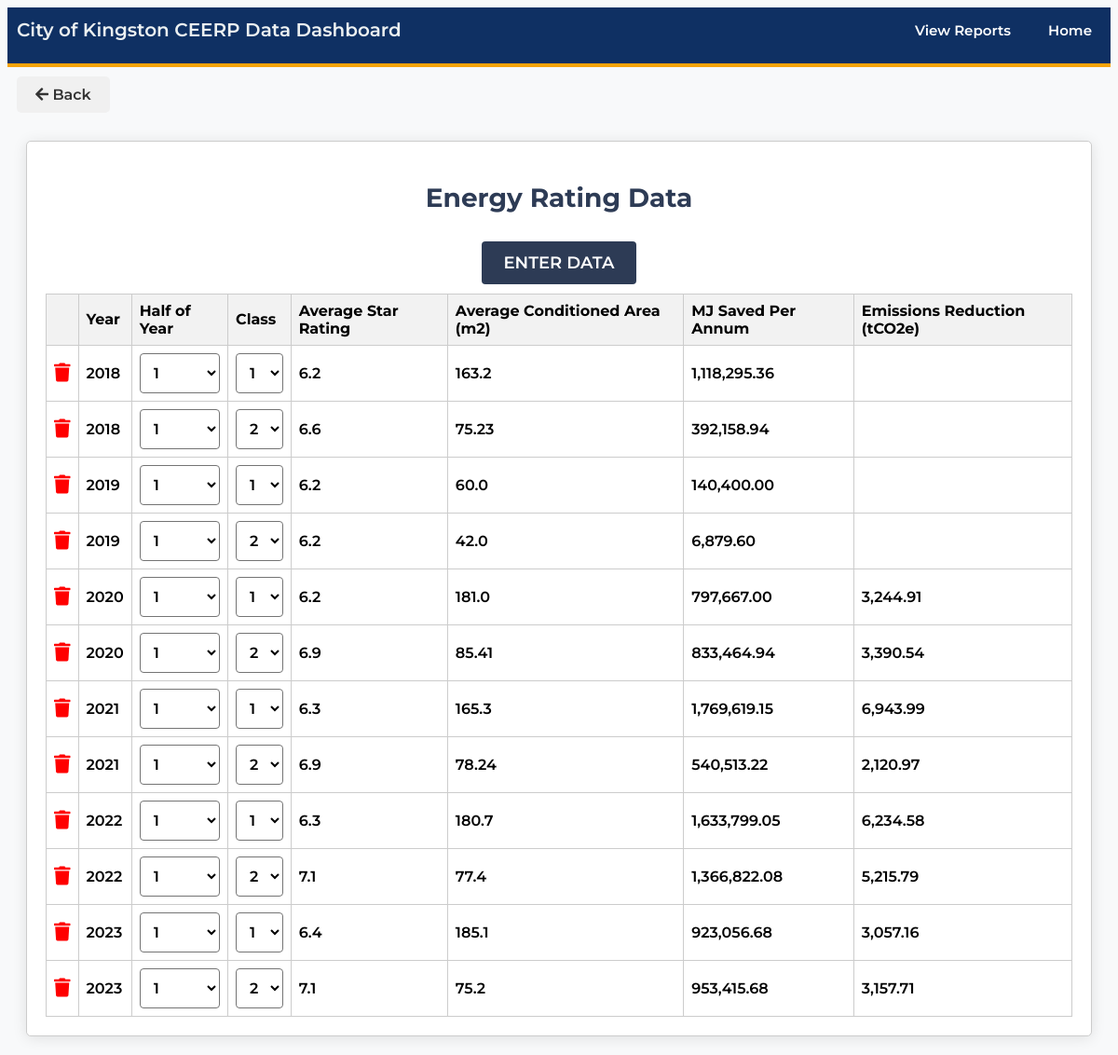
The page /view_energy_rating_data on the database its author committed.
### models.py (models this page shows)
class EnergyRatingData(db.Model):
    id = db.Column(db.Integer, primary_key=True)
    class_ = db.Column(db.Integer, nullable=False)  # Class 1 or 2
    year = db.Column(db.Integer, nullable=False)
    half_year = db.Column(db.Integer, nullable=False)  # 1 or 2
    star_rating = db.Column(db.Float, nullable=False)
    certificates_issued = db.Column(db.Integer, nullable=False)
    avg_conditioned_area = db.Column(db.Float, nullable=False)
    emission_factor_id = db.Column(db.Integer, db.ForeignKey('emission_factor.id'), nullable=True)
    emission_factor = db.relationship('EmissionFactor', back_populates='energy_rating_data')
    @property
    def mj_saved_per_annum(self):
        mj_reduction = STAR_RATING_MJ_SQ_M_REDUCTION.get(self.star_rating, 0)
        result = self.certificates_issued * self.avg_conditioned_area * mj_reduction
        return result
    @property
    def emissions_reduction(self):
        if self.emission_factor:
            return self.mj_saved_per_annum * self.emission_factor.factor * 3.6 / 1000
        return None

class EmissionFactor(db.Model):
    id = db.Column(db.Integer, primary_key=True)
    year = db.Column(db.Integer, nullable=False)
    factor = db.Column(db.Float, nullable=False)  # Emission factor in kg CO2-e / kWh
    energy_rating_data = db.relationship('EnergyRatingData', back_populates='emission_factor', uselist=False)

### app.py (the view)
    @app.route('/view_energy_rating_data', methods=['GET', 'POST'])
    def view_energy_rating_data():
        energy_data = EnergyRatingData.query.order_by(asc(EnergyRatingData.year), asc(EnergyRatingData.half_year)).all()
        if request.method == 'POST':
            data_id = request.form.get('data_id')
            updated_value = request.form.get('updated_value')
            return jsonify(success=True)
        return render_template('esd/view_energy_rating_data.html', energy_data=energy_data)

### templates/esd/view_energy_rating_data.html (shortened to what this page needs)
{% extends "base.html" %}
{% block content %}
<div class="backlog-container">
    <h2>Energy Rating Data</h2>
    <a href="{{ url_for('enter_energy_rating_data') }}" class="global-btn">Enter Data</a>
    <table class="task-container">
        <thead>
            <tr>
                <th></th>
                <th>Year</th>
                <th>Half of Year</th>
                <th>Class</th>
                <th>Average Star Rating</th>
                <th>Average Conditioned Area (m2)</th>
                <th>MJ Saved Per Annum</th>
                <th>Emissions Reduction (tCO2e)</th>
            </tr>
        </thead>
        <tbody>
            {% for data in energy_data %}
            <tr {% if data.id == highlighted_id %}class="highlighted"{% endif %}>
                <td><span class="delete-data" data-data-id="{{ data.id }}"><i class="fas fa-trash"></i></span></td>
                <td contenteditable="true" data-type="year" data-data-id="{{ data.id }}">{{ data.year }}</td>
                <td>
                    <select data-type="half_year" data-data-id="{{ data.id }}" class="editable-select">
                        <option value="1" {% if data.half_year == 1 %}selected{% endif %}>1</option>
                    </select>
                </td>
                <td>
                    <select data-type="class" data-data-id="{{ data.id }}" class="editable-select">
                        <option value="1" {% if data.class_ == 1 %}selected{% endif %}>1</option>
                        <option value="2" {% if data.class_ == 2 %}selected{% endif %}>2</option>
                    </select>
                </td>
                <td contenteditable="true" data-type="star_rating" data-data-id="{{ data.id }}">{{ data.star_rating }}</td>
                <td contenteditable="true" data-type="avg_conditioned_area" data-data-id="{{ data.id }}">{{ data.avg_conditioned_area }}</td>
                <td class="mj-saved">{{ '{:,.2f}'.format(data.mj_saved_per_annum) }}</td>
                <td class="emissions-reduction">
                    {% if data.emissions_reduction != None %}
                        {{ '{:,.2f}'.format(data.emissions_reduction) }}
                    {% endif %}
                </td>
            </tr>
            {% endfor %}
        </tbody>
    </table>
</div>
{% endblock %}

### templates/base.html (shortened to what this page needs)
<!DOCTYPE html>
<html>
<head>
    <link rel="stylesheet" href="{{ url_for('static', filename='styles.css') }}">
    <link rel="stylesheet" href="https://cdnjs.cloudflare.com/ajax/libs/font-awesome/5.15.1/css/all.min.css">
</head>
<body>
    <div class="header">
        <nav class="fill">
            <h1>City of Kingston CEERP Data Dashboard</h1>
            <a href="{{ url_for('index') }}">Home</a>
            <a href="{{ url_for('view_reports') }}">View Reports</a>
        </nav>
    </div>
</body>
</html>
{% block content %}{% endblock %}

### static/styles.css (style rules this page uses)
* { padding: 0; box-sizing: border-box; -webkit-font-smoothing: antialiased; }
body { background: #F8F9FA; font-family: 'Montserrat', sans-serif; font-weight: 600; }
select option { font-weight: 600; color: black; }
.header h1 { font-size: 20px; margin-left: 10px; margin-top: 5px; }
.header { background: #0f3063; align-items: center; color: #ecf0f1; padding: 7px 0; margin: 0; justify-content: space-between; border-bottom: 4px solid #f7a30a; }
.header nav a { float: right; padding: 8px 15px; color: #fff; text-decoration: none; transition: color 0.3s; margin: 0 5px; font-family: 'Montserrat', sans-serif; font-weight: 600; font-size: 15px; border-bottom: 4px solid transparent; transition: border-color 0.3s ease; }
.header h1 { font-family: 'Montserrat', sans-serif; font-weight: 600; display: inline-block; }
a { transition: background-color 0.3s, color 0.3s; }
nav.fill a:after { text-align: left; content: ''; margin: 0; opacity: 0; color: #000; }
.backlog-container { flex: 0 0 48%; background: #FFFFFF; width: 95%; border: 1px solid #ccc; padding: 20px; border-radius: 5px; box-shadow: 0 2px 15px rgba(0, 0, 0, 0.1); margin: 20px auto; text-align: center; width: calc(100% - 40px); }
.backlog-container h2 { text-align: center; font-size: 28px; color: #2d3b55; margin-bottom: 20px; }
.backlog-container a { color: #2d4660; text-decoration: none; font-size: 18px; transition: color 0.3s; }
.task-container th, .task-container td { border: 1px solid #ccc; padding: 8px; text-align: left; }
.task-container th { background-color: #f2f2f2; position: sticky; top: 20px; z-index: 10; }
.task-container select { font-size: 16px; width: 100%; padding: 10px; font-family: 'Montserrat', sans-serif; font-weight: 600; border: 1px solid #747474; border-radius: 4px; outline: none; transition: all .2s; background: #fff; }
.task-container { width: 100%; border-collapse: collapse; }
th { position: relative; }
.global-btn { display: inline-block; margin: 10px 0; width: auto; border: none; padding: 12px 24px; font-family: 'Montserrat', sans-serif; font-weight: 600; cursor: pointer; text-transform: uppercase; background: #2d3b55; color: #fff; border-radius: 4px; outline: none; transition: all .3s; text-align: center; }
.global-btn, a.global-btn { color: #fff; }
.backlog-container select { font-size: 16px; padding: 10px; font-family: 'Montserrat', sans-serif; font-weight: 600; border: 1px solid #747474; border-radius: 4px; outline: none; transition: all .2s; }
.delete-data i { color: red; cursor: pointer; font-size: 20px; }
select { padding: 8px 12px; border-radius: 4px; border: 1px solid #aaa; }

### rows shown on the page
EnergyRatingData: year "2018", half_year+id "1", class_+id "1", star_rating "6.2", avg_conditioned_area "163.2", mj_saved_per_annum "1,118,295.36"
EnergyRatingData: year "2018", half_year+id "1", class_+id "2", star_rating "6.6", avg_conditioned_area "75.23", mj_saved_per_annum "392,158.94"
EnergyRatingData: year "2019", half_year+id "1", class_+id "1", star_rating "6.2", avg_conditioned_area "60.0", mj_saved_per_annum "140,400.00"
EnergyRatingData: year "2019", half_year+id "1", class_+id "2", star_rating "6.2", avg_conditioned_area "42.0", mj_saved_per_annum "6,879.60"
EnergyRatingData: year "2020", half_year+id "1", class_+id "1", star_rating "6.2", avg_conditioned_area "181.0", mj_saved_per_annum "797,667.00", emissions_reduction "3,244.91"
EnergyRatingData: year "2020", half_year+id "1", class_+id "2", star_rating "6.9", avg_conditioned_area "85.41", mj_saved_per_annum "833,464.94", emissions_reduction "3,390.54"
EnergyRatingData: year "2021", half_year+id "1", class_+id "1", star_rating "6.3", avg_conditioned_area "165.3", mj_saved_per_annum "1,769,619.15", emissions_reduction "6,943.99"
EnergyRatingData: year "2021", half_year+id "1", class_+id "2", star_rating "6.9", avg_conditioned_area "78.24", mj_saved_per_annum "540,513.22", emissions_reduction "2,120.97"
EnergyRatingData: year "2022", half_year+id "1", class_+id "1", star_rating "6.3", avg_conditioned_area "180.7", mj_saved_per_annum "1,633,799.05", emissions_reduction "6,234.58"
EnergyRatingData: year "2022", half_year+id "1", class_+id "2", star_rating "7.1", avg_conditioned_area "77.4", mj_saved_per_annum "1,366,822.08", emissions_reduction "5,215.79"
EnergyRatingData: year "2023", half_year+id "1", class_+id "1", star_rating "6.4", avg_conditioned_area "185.1", mj_saved_per_annum "923,056.68", emissions_reduction "3,057.16"
EnergyRatingData: year "2023", half_year+id "1", class_+id "2", star_rating "7.1", avg_conditioned_area "75.2", mj_saved_per_annum "953,415.68", emissions_reduction "3,157.71"
